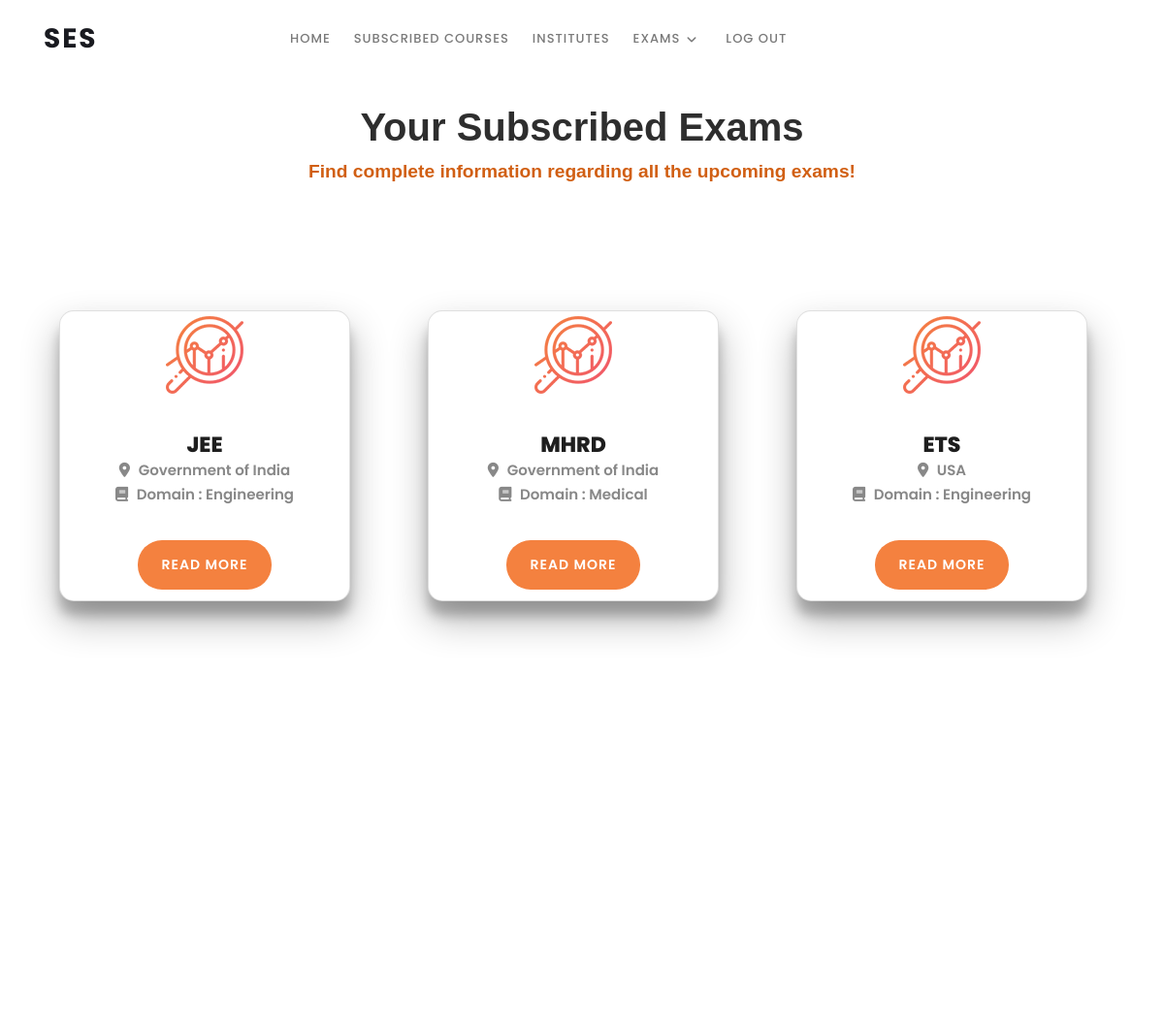
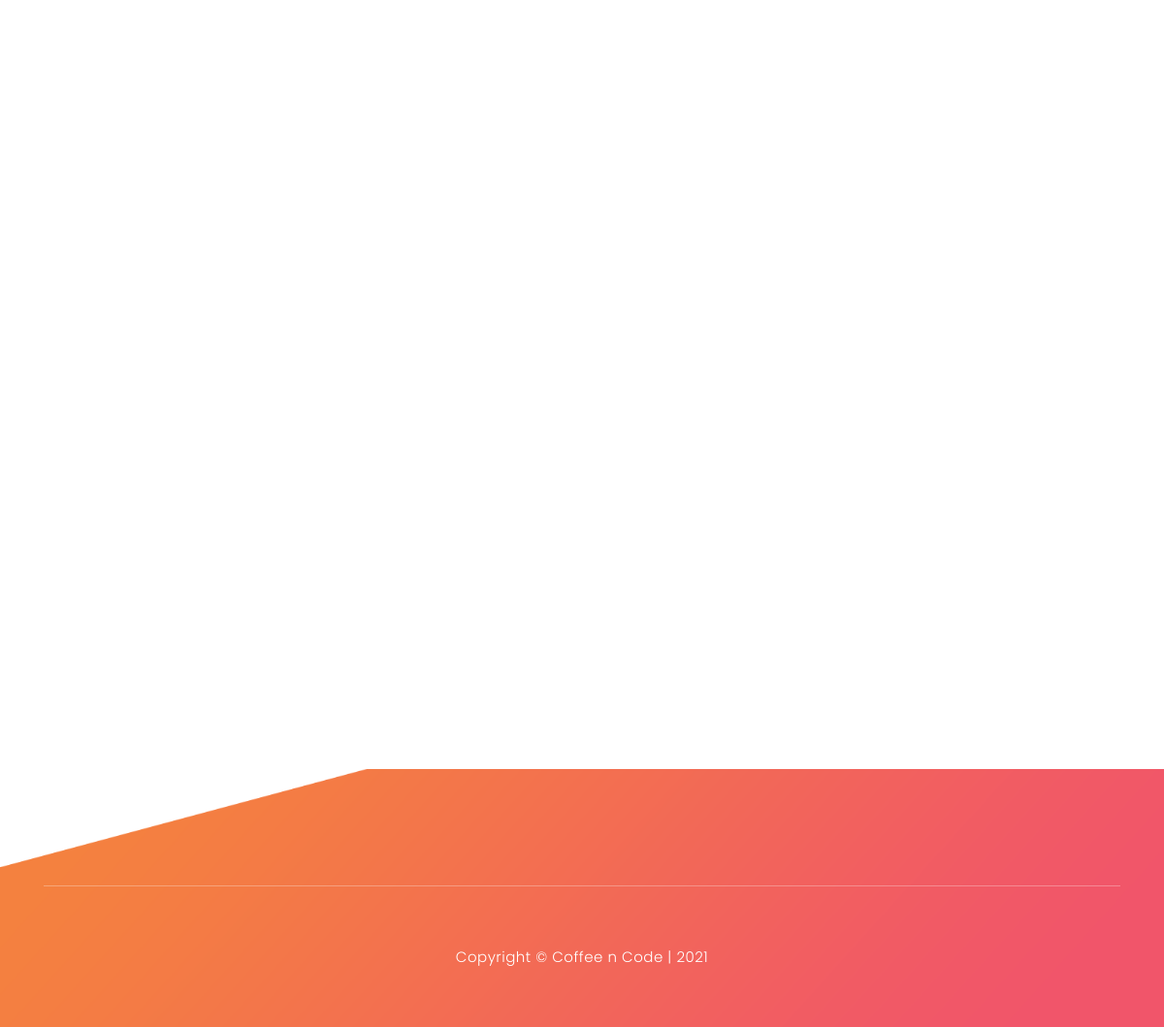
The app's page /main/institutes (signed in) with its own data (2 pictures, top to bottom).
### mainapp/models.py (models this page shows, shortened)
class Institute(models.Model):
    name = models.CharField(max_length=100)
    address = models.CharField(max_length=100,blank=True)
    email = models.CharField(max_length=100)
    contact = models.CharField(max_length=20,blank=True)
    domain = models.CharField(max_length=50)
    region = models.CharField(max_length=20,blank=True,default='')
    created = models.DateTimeField(default=timezone.now)
    student = models.ManyToManyField(User,blank=True)
    is_email_active = models.BooleanField(default=True)
    password = models.CharField(max_length=250, blank = True)

### mainapp/views.py (the view)
# urls.py: path('institutes', views.institutes, name='institutes'),
def institutes(request):
    if not request.user.is_authenticated:
        return redirect('errorpage')
    obj = Institute.objects.all()
    context = {
        'title' : 'Institutes',
        'i_obj': obj
    }
    return render(request,'mainapp/institutes.html',context)

### mainapp/templates/mainapp/institutes.html (shortened to what this page needs)
{% include 'mainapp/header.html' %}
{% load static %}
{% load getdays %}
     <div class="row">
        <div class="col-12 pageheading">
            <div class="page-title">Your Subscribed Exams</div>
            <div class="subh">Find complete information regarding all the upcoming exams!</div>
        </div>
    </div>
     <section class="section" id="about">
        <div class="container">
                <div class="row">
                    {% for obj in i_obj %}
                    <div class="col-lg-4 col-md-6 col-sm-12 col-xs-12"
                        data-scroll-reveal="enter left move 30px over 0.6s after 0.4s">
                        <div class="features-item card card-5" style="margin-bottom: 100px;">
                            <div class="features-icon">
                                <img src="assets/images/features-icon-1.png" alt="">
                                <h5>{{obj.name}}</h5>
                                <p style="font-weight: 600;"> <i class="fa fa-map-marker" style="padding-right: 5px;" > </i>  {{ obj.address }} </p>
                                <p style="font-weight: 600;"> <i class="fa fa-book" style="padding-right: 5px;" > </i>  Domain : {{ obj.domain }} </p>
                                <a href="{% url 'view_institute' obj.id %}" class="main-button" style="margin-bottom: 80px;">
                                    Read More
                                </a>
                            </div>
                        </div>
                    </div>
                    {% endfor %}
            </div>
        </div>
    </section>
    <footer id="contact-us">
        <div class="container">
            <div class="row">
                <div class="col-lg-12">
                    <div class="sub-footer">
                        <p>Copyright &copy; Coffee n Code
                        | 2021</p>
                    </div>
                </div>
            </div>
        </div>
    </footer>
</body>
</html>

### mainapp/static/mainapp/assets/css/templatemo-lava.css (style rules this page uses)
html, body, div, span, applet, object, iframe, h1, h2, h3, h4, h5, h6, p, blockquote, div pre, a, abbr, acronym, address, big, cite, code, del, dfn, em, font, img, ins, kbd, q, s, samp, small, strike, strong, sub, sup, tt, var, b, u, i, center, dl, dt, dd, ol, ul, li, figure, header, nav, section, article, aside, footer, figcaption { margin: 0; padding: 0; border: 0; outline: 0; }
header, nav, section, article, aside, footer, hgroup { display: block; }
* { box-sizing: border-box; }
html, body { font-family: 'Poppins', sans-serif; font-weight: 400; background-color: #fff; font-size: 16px; -ms-text-size-adjust: 100%; -webkit-font-smoothing: antialiased; -moz-osx-font-smoothing: grayscale; }
a { text-decoration: none !important; }
h1, h2, h3, h4, h5, h6 { margin-top: 0px; margin-bottom: 0px; }
p { font-size: 15px; line-height: 25px; color: #888; }
html, body { background: #fff; font-family: 'Poppins', sans-serif; }
a.main-button { font-size: 14px; border-radius: 25px; padding: 15px 25px; background-color: #f4813f; text-transform: uppercase; color: #fff; font-weight: 600; letter-spacing: 1px; -webkit-transition: all 0.3s ease 0s; -moz-transition: all 0.3s ease 0s; -o-transition: all 0.3s ease 0s; transition: all 0.3s ease 0s; }
#about { padding: 100px 0px; position: relative; z-index: 9; }
.features-item { border-radius: 5px; padding: 5px 5px; text-align: center; box-shadow: 0px 0px 10px rgba(0,0,0,0.1); }
.features-item img { z-index: 10; position: relative; max-width: 100%; margin-bottom: 40px; }
.features-item h5 { margin-top: 0px; font-size: 22px; color: #1e1e1e; font-weight: 800; }
.features-item .main-button { margin-top: 35px; display: inline-block; }
footer { margin-top: 200px; padding-top: 120px; background-image: url(../images/footer-bg.png); background-repeat: no-repeat; background-position: center center; background-size: cover; width: 100%; }
footer .sub-footer { padding: 60px 0px; border-top: 1px solid rgba(250,250,250,0.3); text-align: center; }
footer .sub-footer p { color: #fff; font-size: 15px; font-weight: 300; letter-spacing: 0.5px; }

### mainapp/static/mainapp/mycustom.css (style rules this page uses)
.card-5 { box-shadow: 0 19px 38px rgba(0,0,0,0.30), 0 15px 12px rgba(0,0,0,0.22); }
.card { background: #fff; border-radius: 2px; display: inline-block; height: 300px; margin: 1rem; position: relative; width: 300px; border-radius: 15px; }
.pageheading { font-family: 'Montserrat', sans-serif; text-align: center; font-size: 2.5rem; padding-top: 1px; padding-bottom: 10px; color: #2e2e2e; font-weight: 800; }
.subh { font-family: 'Montserrat', sans-serif; text-align: center; font-size: 1.2rem; padding: 2px; color: #d15f13; }

### records on screen
Institute: name "JEE", address "Government of India", domain "Engineering"
Institute: name "MHRD", address "Government of India", domain "Medical"
Institute: name "ETS", address "USA", domain "Engineering"
